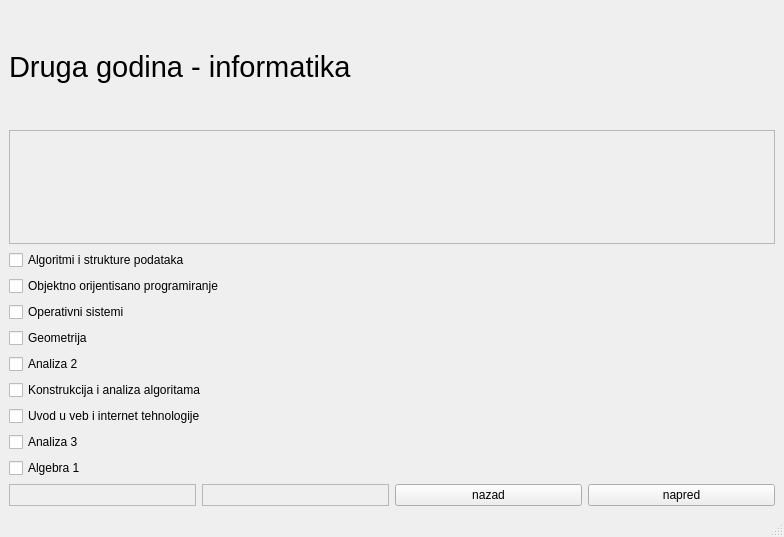
<?xml version="1.0" encoding="UTF-8"?>
<ui version="4.0">
 <class>SecondYearI</class>
 <widget class="QMainWindow" name="SecondYearI">
  <property name="geometry">
   <rect>
    <x>0</x>
    <y>0</y>
    <width>784</width>
    <height>537</height>
   </rect>
  </property>
  <property name="windowTitle">
   <string>MainWindow</string>
  </property>
  <widget class="QWidget" name="centralwidget">
   <layout class="QGridLayout" name="gridLayout">
    <item row="0" column="0">
     <layout class="QVBoxLayout" name="verticalLayout_3">
      <item>
       <widget class="QLabel" name="label_6">
        <property name="font">
         <font>
          <pointsize>22</pointsize>
         </font>
        </property>
        <property name="text">
         <string>Druga godina - informatika</string>
        </property>
       </widget>
      </item>
      <item>
       <widget class="QFrame" name="frame_6">
        <property name="frameShape">
         <enum>QFrame::StyledPanel</enum>
        </property>
        <property name="frameShadow">
         <enum>QFrame::Raised</enum>
        </property>
       </widget>
      </item>
      <item>
       <layout class="QVBoxLayout" name="verticalLayout_5">
        <item>
         <widget class="QCheckBox" name="checkBox_11">
          <property name="text">
           <string>Algoritmi i strukture podataka</string>
          </property>
         </widget>
        </item>
        <item>
         <widget class="QCheckBox" name="checkBox_13">
          <property name="text">
           <string>Objektno orijentisano programiranje</string>
          </property>
         </widget>
        </item>
        <item>
         <widget class="QCheckBox" name="checkBox_12">
          <property name="text">
           <string>Operativni sistemi</string>
          </property>
         </widget>
        </item>
        <item>
         <widget class="QCheckBox" name="checkBox_10">
          <property name="text">
           <string>Geometrija</string>
          </property>
         </widget>
        </item>
        <item>
         <widget class="QCheckBox" name="checkBox">
          <property name="text">
           <string>Analiza 2</string>
          </property>
         </widget>
        </item>
        <item>
         <layout class="QVBoxLayout" name="verticalLayout_6">
          <item>
           <widget class="QCheckBox" name="checkBox_15">
            <property name="text">
             <string>Konstrukcija i analiza algoritama</string>
            </property>
           </widget>
          </item>
          <item>
           <widget class="QCheckBox" name="checkBox_17">
            <property name="text">
             <string>Uvod u veb i internet tehnologije</string>
            </property>
           </widget>
          </item>
          <item>
           <widget class="QCheckBox" name="checkBox_16">
            <property name="text">
             <string>Analiza 3</string>
            </property>
           </widget>
          </item>
          <item>
           <widget class="QCheckBox" name="checkBox_14">
            <property name="text">
             <string>Algebra 1</string>
            </property>
           </widget>
          </item>
          <item>
           <layout class="QHBoxLayout" name="horizontalLayout_3">
            <item>
             <widget class="QFrame" name="frame_4">
              <property name="frameShape">
               <enum>QFrame::StyledPanel</enum>
              </property>
              <property name="frameShadow">
               <enum>QFrame::Raised</enum>
              </property>
             </widget>
            </item>
            <item>
             <widget class="QFrame" name="frame_5">
              <property name="frameShape">
               <enum>QFrame::StyledPanel</enum>
              </property>
              <property name="frameShadow">
               <enum>QFrame::Raised</enum>
              </property>
             </widget>
            </item>
            <item>
             <widget class="QPushButton" name="back_button">
              <property name="text">
               <string>nazad</string>
              </property>
             </widget>
            </item>
            <item>
             <widget class="QPushButton" name="forward_button">
              <property name="text">
               <string>napred</string>
              </property>
             </widget>
            </item>
           </layout>
          </item>
         </layout>
        </item>
       </layout>
      </item>
     </layout>
    </item>
   </layout>
  </widget>
  <widget class="QStatusBar" name="statusbar"/>
 </widget>
 <resources/>
 <connections/>
</ui>
